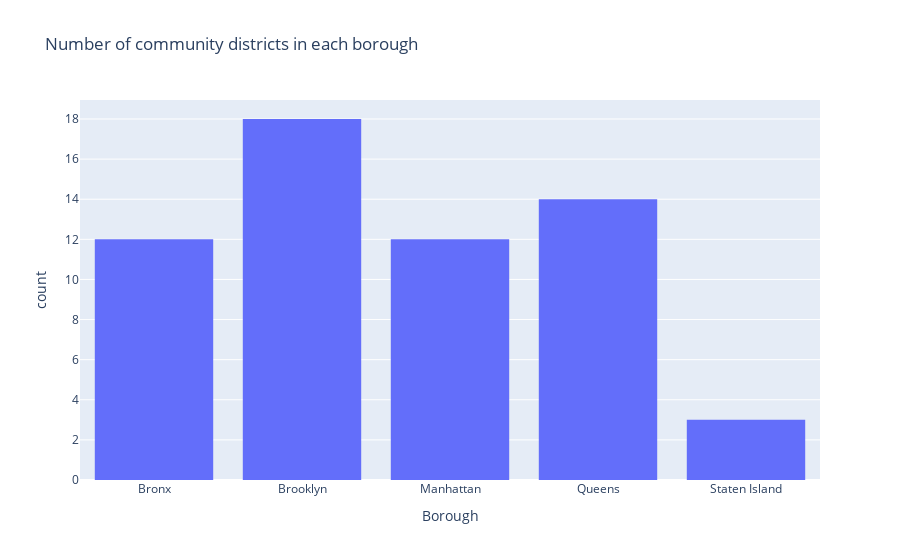

Here is the notebook cell this chart was saved with:
### Markdown cell above
Adapting [the basic histogram example](https://plotly.com/python/histograms/):

### Code cell
fig = px.histogram(
    population,
    x="Borough",
    title="Number of community districts in each borough",
)
fig.show()

### Figure 1 — Plotly figure (JSON) as saved in the notebook; plotly's stock layout.template omitted (floating-point values rounded to 4 significant figures)
{"data": [{"bingroup": "x", "hovertemplate": "Borough=%{x}<br>count=%{y}<extra></extra>", "legendgroup": "", "marker": {"color": "#636efa", "pattern": {"shape": ""}}, "name": "", "orientation": "v", "showlegend": false, "type": "histogram", "x": ["Bronx", "Bronx", "Bronx", "Bronx", "Bronx", "Bronx", "Bronx", "Bronx", "Bronx", "Bronx", "Bronx", "Bronx", "Brooklyn", "Brooklyn", "Brooklyn", "Brooklyn", "Brooklyn", "Brooklyn", "Brooklyn", "Brooklyn", "Brooklyn", "Brooklyn", "Brooklyn", "Brooklyn", "Brooklyn", "Brooklyn", "Brooklyn", "Brooklyn", "Brooklyn", "Brooklyn", "Manhattan", "Manhattan", "Manhattan", "Manhattan", "Manhattan", "Manhattan", "Manhattan", "Manhattan", "Manhattan", "Manhattan", "Manhattan", "Manhattan", "Queens", "Queens", "Queens", "Queens", "Queens", "Queens", "Queens", "Queens", "Queens", "Queens", "Queens", "Queens", "Queens", "Queens", "Staten Island", "Staten Island", "Staten Island"], "xaxis": "x", "yaxis": "y"}], "layout": {"barmode": "relative", "legend": {"tracegroupgap": 0}, "title": {"text": "Number of community districts in each borough"}, "xaxis": {"anchor": "y", "domain": [0, 1], "title": {"text": "Borough"}}, "yaxis": {"anchor": "x", "domain": [0, 1], "title": {"text": "count"}}}}
